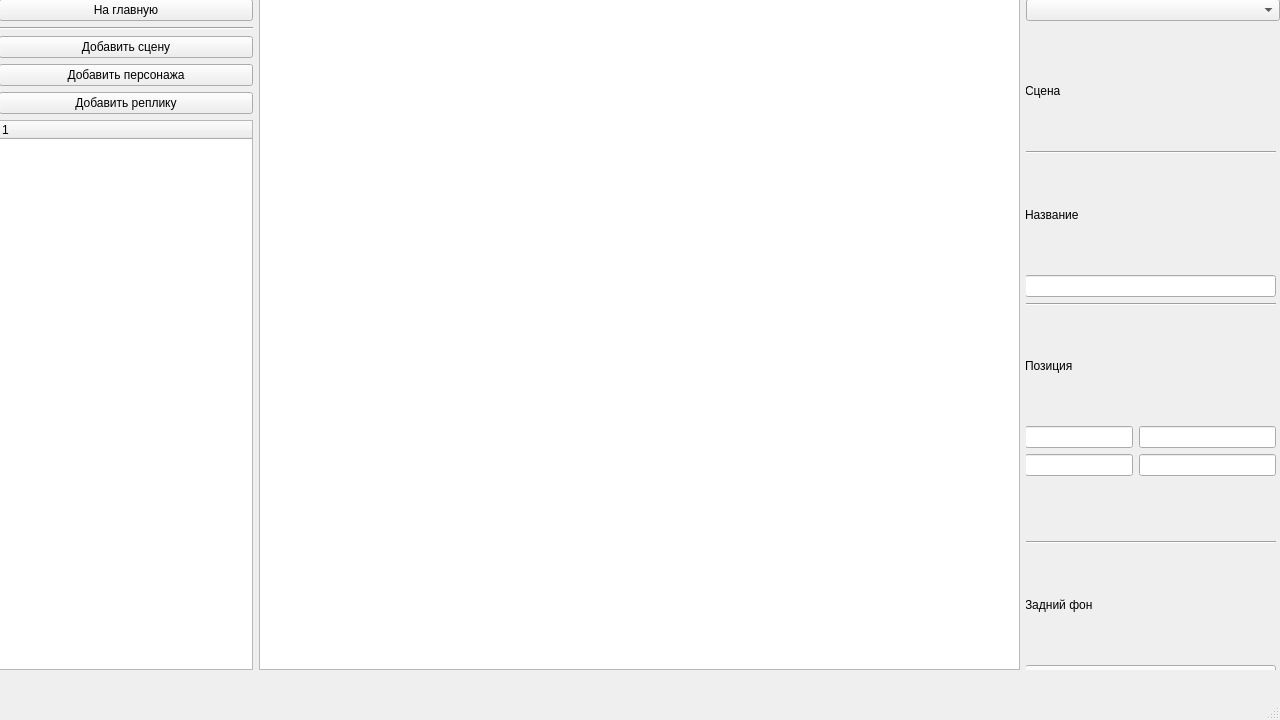
<?xml version="1.0" encoding="UTF-8"?>
<ui version="4.0">
 <class>MainWindow</class>
 <widget class="QMainWindow" name="MainWindow">
  <property name="geometry">
   <rect>
    <x>0</x>
    <y>0</y>
    <width>1280</width>
    <height>720</height>
   </rect>
  </property>
  <property name="windowTitle">
   <string>MainWindow</string>
  </property>
  <widget class="QWidget" name="centralwidget">
   <property name="sizePolicy">
    <sizepolicy hsizetype="Minimum" vsizetype="Minimum">
     <horstretch>1</horstretch>
     <verstretch>1</verstretch>
    </sizepolicy>
   </property>
   <widget class="QWidget" name="horizontalLayoutWidget">
    <property name="geometry">
     <rect>
      <x>-1</x>
      <y>-1</y>
      <width>1281</width>
      <height>671</height>
     </rect>
    </property>
    <layout class="QHBoxLayout" name="horizontalLayout" stretch="1,3,1">
     <item>
      <layout class="QVBoxLayout" name="verticalLayout">
       <item>
        <widget class="QPushButton" name="to_welcome_btn">
         <property name="text">
          <string>На главную</string>
         </property>
        </widget>
       </item>
       <item>
        <widget class="Line" name="line_3">
         <property name="orientation">
          <enum>Qt::Horizontal</enum>
         </property>
        </widget>
       </item>
       <item>
        <widget class="QPushButton" name="add_scene">
         <property name="text">
          <string>Добавить сцену</string>
         </property>
        </widget>
       </item>
       <item>
        <widget class="QPushButton" name="add_persona">
         <property name="text">
          <string>Добавить персонажа</string>
         </property>
        </widget>
       </item>
       <item>
        <widget class="QPushButton" name="add_replica">
         <property name="text">
          <string>Добавить реплику</string>
         </property>
        </widget>
       </item>
       <item>
        <widget class="QTreeWidget" name="tree_elements">
         <column>
          <property name="text">
           <string notr="true">1</string>
          </property>
         </column>
        </widget>
       </item>
      </layout>
     </item>
     <item>
      <widget class="QGraphicsView" name="space"/>
     </item>
     <item>
      <layout class="QVBoxLayout" name="verticalLayout_2">
       <item>
        <widget class="QComboBox" name="scale_cmb"/>
       </item>
       <item>
        <widget class="QStackedWidget" name="properties">
         <property name="sizePolicy">
          <sizepolicy hsizetype="Minimum" vsizetype="Preferred">
           <horstretch>1</horstretch>
           <verstretch>1</verstretch>
          </sizepolicy>
         </property>
         <widget class="QWidget" name="page">
          <widget class="QWidget" name="verticalLayoutWidget_3">
           <property name="geometry">
            <rect>
             <x>-1</x>
             <y>-1</y>
             <width>251</width>
             <height>671</height>
            </rect>
           </property>
           <layout class="QVBoxLayout" name="verticalLayout_3">
            <property name="sizeConstraint">
             <enum>QLayout::SetDefaultConstraint</enum>
            </property>
            <property name="topMargin">
             <number>10</number>
            </property>
            <property name="bottomMargin">
             <number>10</number>
            </property>
            <item>
             <widget class="QLabel" name="label_2">
              <property name="text">
               <string>Сцена</string>
              </property>
             </widget>
            </item>
            <item>
             <widget class="Line" name="line_4">
              <property name="orientation">
               <enum>Qt::Horizontal</enum>
              </property>
             </widget>
            </item>
            <item>
             <widget class="QLabel" name="name_lbl">
              <property name="text">
               <string>Название</string>
              </property>
             </widget>
            </item>
            <item>
             <widget class="QLineEdit" name="name_led"/>
            </item>
            <item>
             <widget class="Line" name="line">
              <property name="orientation">
               <enum>Qt::Horizontal</enum>
              </property>
             </widget>
            </item>
            <item>
             <widget class="QLabel" name="label_3">
              <property name="text">
               <string>Позиция</string>
              </property>
             </widget>
            </item>
            <item>
             <layout class="QFormLayout" name="formLayout_2">
              <item row="0" column="0">
               <widget class="QLineEdit" name="lineEdit"/>
              </item>
              <item row="0" column="1">
               <widget class="QLineEdit" name="lineEdit_2"/>
              </item>
              <item row="1" column="0">
               <widget class="QLineEdit" name="lineEdit_3"/>
              </item>
              <item row="1" column="1">
               <widget class="QLineEdit" name="lineEdit_4"/>
              </item>
             </layout>
            </item>
            <item>
             <widget class="Line" name="line_2">
              <property name="orientation">
               <enum>Qt::Horizontal</enum>
              </property>
             </widget>
            </item>
            <item>
             <widget class="QLabel" name="label_4">
              <property name="text">
               <string>Задний фон</string>
              </property>
             </widget>
            </item>
            <item>
             <widget class="QComboBox" name="comboBox"/>
            </item>
           </layout>
          </widget>
         </widget>
         <widget class="QWidget" name="page_2"/>
        </widget>
       </item>
      </layout>
     </item>
    </layout>
   </widget>
  </widget>
  <widget class="QMenuBar" name="menubar">
   <property name="geometry">
    <rect>
     <x>0</x>
     <y>0</y>
     <width>1280</width>
     <height>26</height>
    </rect>
   </property>
  </widget>
  <widget class="QStatusBar" name="statusbar"/>
 </widget>
 <resources/>
 <connections/>
</ui>
